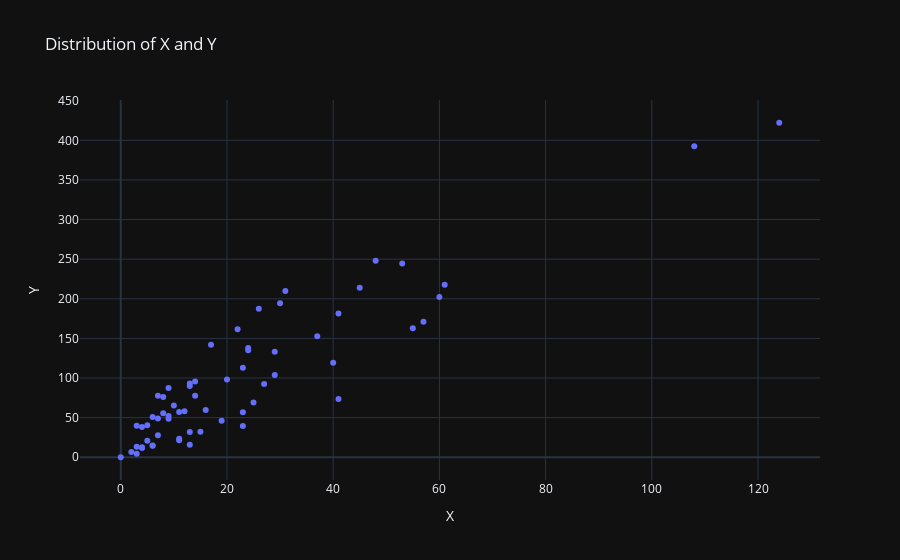

Here is the notebook cell this chart was saved with:
### Markdown cell above
### Faça o plot da dispersão entre a variável X e Y para verificar o relacionamento entre variável independente e variável dependente (continue utilizando a lib plotly)

### Code cell
#plot distribution of columns x and y using plotly
fig = px.scatter(data, x="X", y="Y", title="Distribution of X and Y")
fig.update_layout(template='plotly_dark')
fig.show()

### Figure 1 — Plotly figure (JSON) as saved in the notebook; plotly's stock layout.template omitted (floating-point values rounded to 4 significant figures)
{"data": [{"hovertemplate": "X=%{x}<br>Y=%{y}<extra></extra>", "legendgroup": "", "marker": {"color": "#636efa", "symbol": "circle"}, "mode": "markers", "name": "", "orientation": "v", "showlegend": false, "type": "scatter", "x": [108, 19, 13, 124, 40, 57, 23, 14, 45, 10, 5, 48, 11, 23, 7, 2, 24, 6, 3, 23, 6, 9, 9, 3, 29, 7, 4, 20, 7, 4, 0, 25, 6, 5, 22, 11, 61, 12, 4, 16, 13, 60, 41, 37, 55, 41, 11, 27, 8, 3, 17, 13, 13, 15, 8, 29, 30, 24, 9, 31, 14, 53, 26], "xaxis": "x", "y": [392.5, 46.2, 15.7, 422.2, 119.4, 170.9, 56.9, 77.5, 214, 65.3, 20.9, 248.1, 23.5, 39.6, 48.8, 6.6, 134.9, 50.9, 4.4, 113, 14.8, 48.7, 52.1, 13.2, 103.9, 77.5, 11.8, 98.1, 27.9, 38.1, 0, 69.2, 14.6, 40.3, 161.5, 57.2, 217.6, 58.1, 12.6, 59.6, 89.9, 202.4, 181.3, 152.8, 162.8, 73.4, 21.3, 92.6, 76.1, 39.9, 142.1, 93, 31.9, 32.1, 55.6, 133.3, 194.5, 137.9, 87.4, 209.8, 95.5, 244.6, 187.5], "yaxis": "y"}], "layout": {"legend": {"tracegroupgap": 0}, "title": {"text": "Distribution of X and Y"}, "xaxis": {"anchor": "y", "domain": [0, 1], "title": {"text": "X"}}, "yaxis": {"anchor": "x", "domain": [0, 1], "title": {"text": "Y"}}}}
